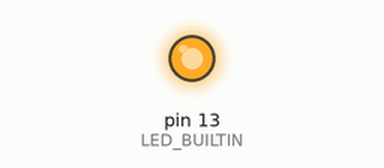
Recording of a sketch running on a simulated Arduino Leonardo, built with avr-gcc and run on an emulated ATmega32U4. On the bench: output pins drawn as LEDs (lit = HIGH). Random numbers use the default seed unless the sketch sets one; USB keyboard and mouse output is not drawn.

Above: at 0.1 s.
At 39.36 s:
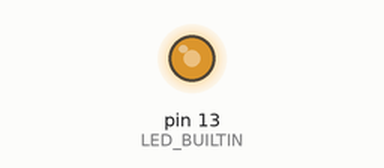
Timing chart, 0 to 40.0 s (numbered marks = the images above):
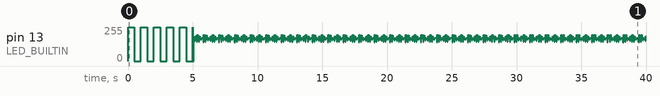

The sketch:

PROGAMER.ino
```cpp
#include <Mouse.h>

bool led_state = 0;
uint8_t modifier = 0;
uint8_t code = 0;
int loops = 0;
uint8_t mode = 0;

uint8_t modifiers[] = {
  MOUSE_RIGHT,
  MOUSE_MIDDLE,
  MOUSE_LEFT,
};

void setup() {
  pinMode(LED_BUILTIN, OUTPUT);

  for (uint8_t i = 0; i < 5; i++){
    digitalWrite(LED_BUILTIN, HIGH);
    delay(500);
    digitalWrite(LED_BUILTIN, LOW);
    delay(500);
  }

  randomSeed(analogRead(0));

  Mouse.begin();
}

void loop() {
  digitalWrite(LED_BUILTIN, led_state);
  led_state = !led_state;

  /* press buttons */
  for (uint8_t i = 0; i != 3; i++) {
    if (modifier & (1 << i)) {
      Mouse.press(modifiers[i]);
      delay(2);
    }
  }

  Mouse.move(random(-127, 127), random(-127, 127), random(-127, 127));
  /* release buttons */
  for (uint8_t i = 0; i != 3; i++) {
    if (modifier & (1 << i)) {
      Mouse.release(modifiers[i]);
      delay(2);
    }
  }

  loops++;
  modifier++;
  code++;

  if (loops == 65536) {
    for (int b = 0; b < 10000; b++)
      Mouse.move(-127, -127, 0);
  }
}
```
